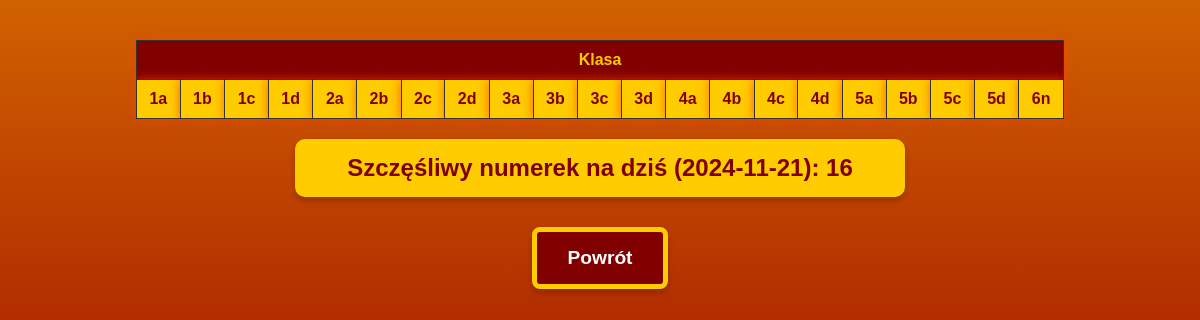
Before: /BazaDanych.php with the older database file.
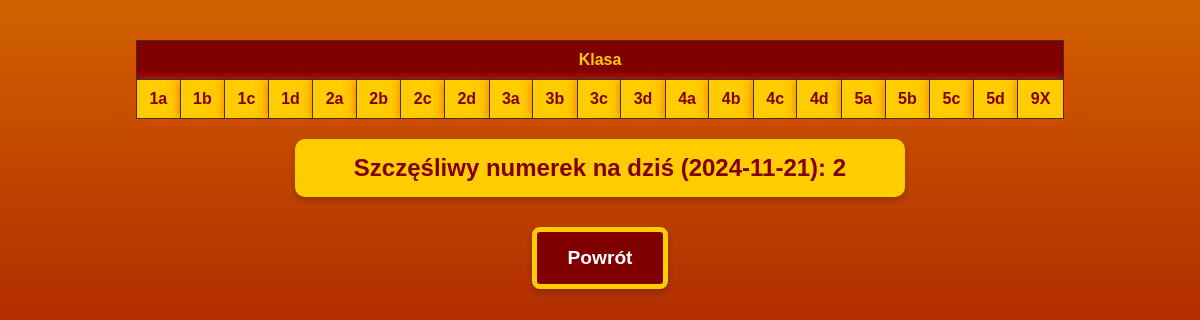
After: the same page with the newer database file.
### tables this page shows
CREATE TABLE `klasy` (
  `Klasa_id` int(11) NOT NULL,
  `Klasa` varchar(2) NOT NULL
);

### BazaDanych.php (the view, shortened to what this page needs)
<?php
$db_server = "localhost";
$db_user = "root";
$db_pass = "";
$db_name = "dziennikdb";
$conn = mysqli_connect($db_server, $db_user, $db_pass, $db_name);
$today = date("Y-m-d");
$lucky_number = null;
$sql_check = "SELECT lucky_number FROM szczensliwy_numer WHERE date = ?";
$stmt = mysqli_prepare($conn, $sql_check);
mysqli_stmt_bind_param($stmt, "s", $today);
mysqli_stmt_execute($stmt);
mysqli_stmt_bind_result($stmt, $lucky_number);
if ($lucky_number === null) {
    $lucky_number = mt_rand(1, 32);
}
$sql_classes = "SELECT Klasa FROM klasy ORDER BY
                CAST(SUBSTRING(Klasa, 1, LENGTH(Klasa) - 1) AS UNSIGNED) ASC,
                SUBSTRING(Klasa, LENGTH(Klasa)) ASC";
$result = mysqli_query($conn, $sql_classes);
?>
<!DOCTYPE html>
<html lang="pl">
<head>
    <link rel="stylesheet" href="styles.css">
</head>
<body>
    <?php if ($result && mysqli_num_rows($result) > 0): ?>
        <table>
            <tr>
                <th colspan="<?php echo mysqli_num_rows($result); ?>">Klasa</th>
            </tr>
            <tr>
                <?php while ($row = mysqli_fetch_assoc($result)): ?>
                    <td><a href="PlanLekcji.php?klasa=<?php echo urlencode($row['Klasa']); ?>"><?php echo $row['Klasa']; ?></a></td>
                <?php endwhile; ?>
            </tr>
        </table>
    <?php else: ?>
        <p>Brak wyników.</p>
    <?php endif; ?>
    <div class="lucky-number-container">
        Szczęśliwy numerek na dziś (<?php echo $today; ?>): <span><?php echo $lucky_number; ?></span>
    </div>
    <div class="button-container">
        <a href="index.html" class="button">Powrót</a>
    </div>
</body>
</html>

### styles.css (style rules this page uses)
body { font-weight: bold; font-family: Arial, sans-serif; margin: 0; padding: 20px; background: linear-gradient(180deg, #d16200, #a81c00, #313131); color: #fff; min-height: 100vh; }
a { text-decoration: none; color: #800000; }
table { width: 80%; border-collapse: collapse; margin: 20px auto; }
th { background-color: #800000; color: #ffcc00; padding: 10px; text-align: center; font-weight: bold; border-bottom: 3px solid #ff4500; box-shadow: 0px 0px 10px rgba(255, 69, 0, 0.8); border: 1px solid #333; }
td { background-color: #ffcc00; color: #333; padding: 10px; text-align: center; font-weight: bold; border: 1px solid #333; box-shadow: 0px 0px 10px rgba(255, 69, 0, 0.8); }
.button-container { margin-top: 30px; text-align: center; width: 100%; }
.button { display: inline-block; padding: 15px 30px; font-size: 1.2em; color: white; background-color: #800000; border: 5px solid #ffcc00; border-radius: 8px; cursor: pointer; text-decoration: none; text-align: center; transition: background-color 0.3s, transform 0.2s; box-shadow: 0px 4px 6px rgba(0, 0, 0, 0.2); }

### BazaDanych.php (style rules this page uses)
.lucky-number-container { text-align: center; margin: 20px auto; padding: 15px; background-color: #ffcc00; border-radius: 10px; color: #800000; font-weight: bold; font-size: 1.5em; box-shadow: 0px 4px 6px rgba(0, 0, 0, 0.2); width: 50%; }

Changed rows visible on the page:
changed klasy (number 21 of 21 on the later page): Klasa "6n" → "9X"
Other visible differences:
$lucky_number: "16" → "2"
